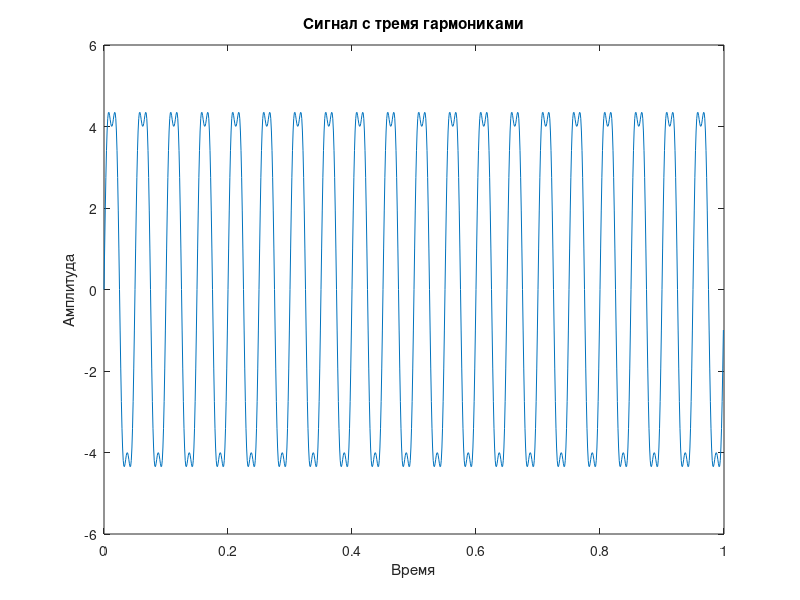

The MATLAB script that drew this image: (Note: this script raises an error after producing the figure.)
%% Digital processing
clear; clc; close all;
%% Creating a signal
Fs = 1000;  % Частота дискретизации
T = 1/Fs;  % Временной интервал
L = 1000;  % Длина сигнала

t = (0:L-1) * T;  % Временная ось
f = (0:L-1) * (Fs / L);  % Частотная ось

% Временной сигнал с тремя гармониками
S1 = 2; % Амплитуда первой гармоники
S2 = 3; % Амплитуда второй гармоники
S3 = 1; % Амплитуда третьей гармоники

f1 = 20; % Частота первой гармоники
f2 = 20; % Частота второй гармоники
f3 = 60; % Частота третьей гармоники

% Генерация сигнала на основе гармоник
signal = S1 * sin(2*pi*f1*t) + S2 * sin(2*pi*f2*t) + S3 * sin(2*pi*f3*t);

% Отображение графика сигнала
sig_without_noise = plot(t, signal);
xlabel('Время')
ylabel('Амплитуда')
title('Сигнал с тремя гармониками')

saveas(sig_without_noise, 'sig_without_noise.fig');
%% Noise generation
SNR = 40; %  отношение сигнал-шум (dB)
noise = OnlyNoiseGenerator(SNR);
rng('default');
noised_signal = NoiseGenerator(signal, SNR);

tiledlayout(2,1)
ax1 = nexttile;
plot(ax1, t, noise);
title('Шум');

ax2 = nexttile;
plot(ax2, t, noised_signal);
title('Зашумленный сигнал');
%% Powers of signals
P_signal = PowerSignal(signal);
P_noise = PowerSignal(noise);
P_noisedSignal = PowerSignal(noised_signal);
%% Parseval theorem
% Рассчет преобразования Фурье для исходного сигнала - signal
SignalSpec = fft(signal); % Преобразование Фурье исходного сигнала
Sig_spec = plot(f, abs(SignalSpec));

% вычислим спектры шума NoiseSpec и спектр результирующего сигнала NoisedSignalSpec
SignalSpec = fft(signal);
NoiseSpec = fft(noise);
NoisedSignalSpec = fft(noised_signal);

P_signal_spec = PowerSignal(SignalSpec);
P_noise_spec = PowerSignal(NoiseSpec);
P_noised_spec = PowerSignal(NoisedSignalSpec);

fprintf('%f\n', abs((length(signal) * P_signal - P_signal_spec)) / P_signal_spec);
fprintf('%f\n', abs((length(signal) * P_noise - P_noise_spec)) / P_noise_spec);
fprintf('%f\n', abs((length(signal) * P_noisedSignal - P_noised_spec)) / P_noised_spec);

if (abs((length(signal) * P_signal - P_signal_spec)) / P_signal_spec <= 0.1)
    fprintf('%s\n', 'True');
else
    fprintf('%s\n', 'False');
end

if (abs((length(signal) * P_noise - P_noise_spec)) / P_noise_spec <= 0.1)
    fprintf('%s\n', 'True');
else
    fprintf('%s\n', 'False');
end

if (abs((length(signal) * P_noisedSignal - P_noised_spec)) / P_noised_spec <= 0.1)
    fprintf('%s\n', 'True');
else
    fprintf('%s\n', 'False');
end
%% Signal filtering
% BandPass filter
FilteredNoisedSignal = FilterSignal(NoisedSignalSpec, f);

tiledlayout(2,1)
ax1 = nexttile;
plot(ax1, f, real(NoisedSignalSpec));
title('Зашумлённый сигнал');

ax2 = nexttile;
plot(ax2, f, real(FilteredNoisedSignal));
title('Зашумленный сигнал после BandPass фильтра');
%% SNR comparison
% NoisedSignal SNR
SNR_NS = 10 * log10(P_signal / P_noise);
fprintf('%s%f%s\n', "Отношение сигнал-шум у зашумленного сигнала: ", SNR_NS, ' dB');
% FilteredNoisedSignal SNR
P_filter_signal = PowerSignal(FilterSignal(SignalSpec, f));
P_filter_noise = PowerSignal(FilterSignal(NoiseSpec, f));
SNR_FNS = 10 * log10(P_filter_signal / P_filter_noise);
fprintf('%s%f%s\n', "Отношение сигнал-шум у зашумленного сигнала после полосовой фильтрации: ", SNR_FNS, ' dB');
%% Conclusion
% Можно увидеть, что отношение сигнал-шум(SNR) у зашумленного сигнала после
% BandPass фильтра выше на 12.672117 dB, следовательно качество
% зашумленного сигнала после полосовой фильтрации увеличивается